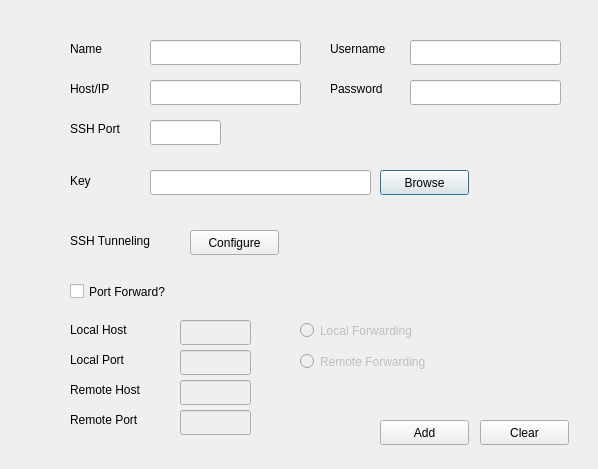
<?xml version="1.0" encoding="UTF-8"?>
<ui version="4.0">
 <class>addmachine</class>
 <widget class="QDialog" name="addmachine">
  <property name="geometry">
   <rect>
    <x>0</x>
    <y>0</y>
    <width>598</width>
    <height>469</height>
   </rect>
  </property>
  <property name="windowTitle">
   <string>Add a Machine</string>
  </property>
  <widget class="QLabel" name="port_label">
   <property name="geometry">
    <rect>
     <x>70</x>
     <y>120</y>
     <width>67</width>
     <height>17</height>
    </rect>
   </property>
   <property name="text">
    <string>SSH Port</string>
   </property>
  </widget>
  <widget class="QLineEdit" name="password_line">
   <property name="geometry">
    <rect>
     <x>410</x>
     <y>80</y>
     <width>151</width>
     <height>25</height>
    </rect>
   </property>
  </widget>
  <widget class="QLabel" name="host_label">
   <property name="geometry">
    <rect>
     <x>70</x>
     <y>80</y>
     <width>67</width>
     <height>17</height>
    </rect>
   </property>
   <property name="text">
    <string>Host/IP</string>
   </property>
  </widget>
  <widget class="QLineEdit" name="name_line">
   <property name="geometry">
    <rect>
     <x>150</x>
     <y>40</y>
     <width>151</width>
     <height>25</height>
    </rect>
   </property>
  </widget>
  <widget class="QLineEdit" name="host_line">
   <property name="geometry">
    <rect>
     <x>150</x>
     <y>80</y>
     <width>151</width>
     <height>25</height>
    </rect>
   </property>
  </widget>
  <widget class="QLabel" name="password_label">
   <property name="geometry">
    <rect>
     <x>330</x>
     <y>80</y>
     <width>67</width>
     <height>17</height>
    </rect>
   </property>
   <property name="text">
    <string>Password</string>
   </property>
  </widget>
  <widget class="QLineEdit" name="key_line">
   <property name="geometry">
    <rect>
     <x>150</x>
     <y>170</y>
     <width>221</width>
     <height>25</height>
    </rect>
   </property>
   <property name="maxLength">
    <number>32765</number>
   </property>
   <property name="readOnly">
    <bool>true</bool>
   </property>
  </widget>
  <widget class="QLabel" name="user_label">
   <property name="geometry">
    <rect>
     <x>330</x>
     <y>40</y>
     <width>81</width>
     <height>17</height>
    </rect>
   </property>
   <property name="text">
    <string>Username</string>
   </property>
  </widget>
  <widget class="QLineEdit" name="user_line">
   <property name="geometry">
    <rect>
     <x>410</x>
     <y>40</y>
     <width>151</width>
     <height>25</height>
    </rect>
   </property>
  </widget>
  <widget class="QLabel" name="key_label">
   <property name="geometry">
    <rect>
     <x>70</x>
     <y>170</y>
     <width>31</width>
     <height>21</height>
    </rect>
   </property>
   <property name="text">
    <string>Key</string>
   </property>
  </widget>
  <widget class="QPushButton" name="browse_button">
   <property name="geometry">
    <rect>
     <x>380</x>
     <y>170</y>
     <width>89</width>
     <height>25</height>
    </rect>
   </property>
   <property name="text">
    <string>Browse</string>
   </property>
  </widget>
  <widget class="QPushButton" name="clear_button">
   <property name="geometry">
    <rect>
     <x>480</x>
     <y>420</y>
     <width>89</width>
     <height>25</height>
    </rect>
   </property>
   <property name="text">
    <string>Clear</string>
   </property>
  </widget>
  <widget class="QLineEdit" name="port_line">
   <property name="geometry">
    <rect>
     <x>150</x>
     <y>120</y>
     <width>71</width>
     <height>25</height>
    </rect>
   </property>
  </widget>
  <widget class="QPushButton" name="configure_button">
   <property name="geometry">
    <rect>
     <x>190</x>
     <y>230</y>
     <width>89</width>
     <height>25</height>
    </rect>
   </property>
   <property name="text">
    <string>Configure</string>
   </property>
  </widget>
  <widget class="QPushButton" name="add_button">
   <property name="geometry">
    <rect>
     <x>380</x>
     <y>420</y>
     <width>89</width>
     <height>25</height>
    </rect>
   </property>
   <property name="text">
    <string>Add</string>
   </property>
  </widget>
  <widget class="QLabel" name="tunnel_label">
   <property name="geometry">
    <rect>
     <x>70</x>
     <y>230</y>
     <width>101</width>
     <height>21</height>
    </rect>
   </property>
   <property name="text">
    <string>SSH Tunneling</string>
   </property>
  </widget>
  <widget class="QLabel" name="name_label">
   <property name="geometry">
    <rect>
     <x>70</x>
     <y>40</y>
     <width>67</width>
     <height>17</height>
    </rect>
   </property>
   <property name="text">
    <string>Name</string>
   </property>
  </widget>
  <widget class="QCheckBox" name="portforward_check">
   <property name="geometry">
    <rect>
     <x>70</x>
     <y>280</y>
     <width>131</width>
     <height>23</height>
    </rect>
   </property>
   <property name="text">
    <string>Port Forward?</string>
   </property>
   <property name="tristate">
    <bool>false</bool>
   </property>
  </widget>
  <widget class="QLineEdit" name="localport_line">
   <property name="enabled">
    <bool>false</bool>
   </property>
   <property name="geometry">
    <rect>
     <x>180</x>
     <y>350</y>
     <width>71</width>
     <height>25</height>
    </rect>
   </property>
  </widget>
  <widget class="QLineEdit" name="localhost_line">
   <property name="enabled">
    <bool>false</bool>
   </property>
   <property name="geometry">
    <rect>
     <x>180</x>
     <y>320</y>
     <width>71</width>
     <height>25</height>
    </rect>
   </property>
  </widget>
  <widget class="QLabel" name="localhost_label">
   <property name="geometry">
    <rect>
     <x>70</x>
     <y>320</y>
     <width>81</width>
     <height>20</height>
    </rect>
   </property>
   <property name="text">
    <string>Local Host</string>
   </property>
  </widget>
  <widget class="QLabel" name="localport_label">
   <property name="geometry">
    <rect>
     <x>70</x>
     <y>350</y>
     <width>81</width>
     <height>20</height>
    </rect>
   </property>
   <property name="text">
    <string>Local Port</string>
   </property>
  </widget>
  <widget class="QLabel" name="remoteport_label">
   <property name="geometry">
    <rect>
     <x>70</x>
     <y>410</y>
     <width>91</width>
     <height>20</height>
    </rect>
   </property>
   <property name="text">
    <string>Remote Port</string>
   </property>
  </widget>
  <widget class="QLabel" name="remotehost_label">
   <property name="geometry">
    <rect>
     <x>70</x>
     <y>380</y>
     <width>91</width>
     <height>20</height>
    </rect>
   </property>
   <property name="text">
    <string>Remote Host</string>
   </property>
  </widget>
  <widget class="QLineEdit" name="remotehost_line">
   <property name="enabled">
    <bool>false</bool>
   </property>
   <property name="geometry">
    <rect>
     <x>180</x>
     <y>380</y>
     <width>71</width>
     <height>25</height>
    </rect>
   </property>
  </widget>
  <widget class="QLineEdit" name="remoteport_line">
   <property name="enabled">
    <bool>false</bool>
   </property>
   <property name="geometry">
    <rect>
     <x>180</x>
     <y>410</y>
     <width>71</width>
     <height>25</height>
    </rect>
   </property>
  </widget>
  <widget class="QRadioButton" name="local_forwarding">
   <property name="enabled">
    <bool>false</bool>
   </property>
   <property name="geometry">
    <rect>
     <x>300</x>
     <y>320</y>
     <width>151</width>
     <height>21</height>
    </rect>
   </property>
   <property name="text">
    <string>Local Forwarding</string>
   </property>
  </widget>
  <widget class="QRadioButton" name="remote_forwarding">
   <property name="enabled">
    <bool>false</bool>
   </property>
   <property name="geometry">
    <rect>
     <x>300</x>
     <y>350</y>
     <width>161</width>
     <height>23</height>
    </rect>
   </property>
   <property name="text">
    <string>Remote Forwarding</string>
   </property>
  </widget>
 </widget>
 <tabstops>
  <tabstop>name_line</tabstop>
  <tabstop>host_line</tabstop>
  <tabstop>port_line</tabstop>
  <tabstop>user_line</tabstop>
  <tabstop>password_line</tabstop>
  <tabstop>key_line</tabstop>
  <tabstop>browse_button</tabstop>
  <tabstop>configure_button</tabstop>
  <tabstop>portforward_check</tabstop>
  <tabstop>add_button</tabstop>
  <tabstop>clear_button</tabstop>
  <tabstop>localhost_line</tabstop>
  <tabstop>localport_line</tabstop>
  <tabstop>remotehost_line</tabstop>
  <tabstop>remoteport_line</tabstop>
  <tabstop>local_forwarding</tabstop>
  <tabstop>remote_forwarding</tabstop>
 </tabstops>
 <resources/>
 <connections/>
</ui>
